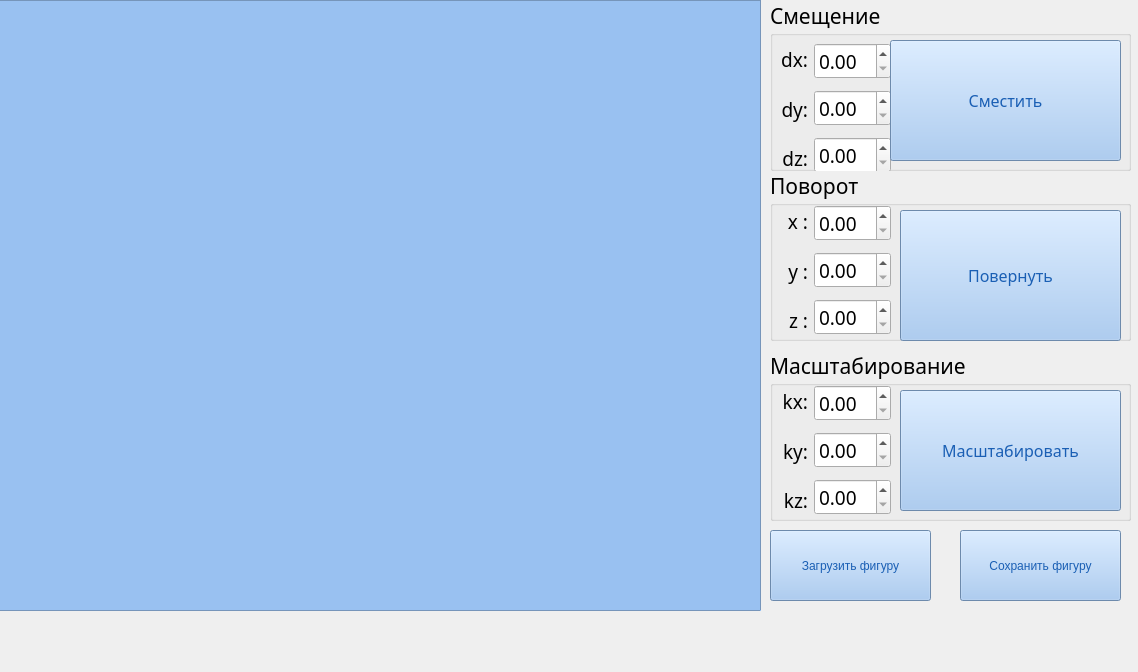
<?xml version="1.0" encoding="UTF-8"?>
<ui version="4.0">
 <class>MainWindow</class>
 <widget class="QMainWindow" name="MainWindow">
  <property name="geometry">
   <rect>
    <x>0</x>
    <y>0</y>
    <width>1138</width>
    <height>672</height>
   </rect>
  </property>
  <property name="windowTitle">
   <string>3D-Wiever (Беляк С.С ИУ7-42Б)</string>
  </property>
  <widget class="QWidget" name="centralwidget">
   <widget class="QGroupBox" name="groupBox_spin">
    <property name="geometry">
     <rect>
      <x>770</x>
      <y>170</y>
      <width>361</width>
      <height>171</height>
     </rect>
    </property>
    <property name="font">
     <font>
      <family>Suruma</family>
      <pointsize>16</pointsize>
     </font>
    </property>
    <property name="title">
     <string>Поворот</string>
    </property>
    <widget class="QWidget" name="layoutWidget">
     <property name="geometry">
      <rect>
       <x>-40</x>
       <y>30</y>
       <width>161</width>
       <height>142</height>
      </rect>
     </property>
     <layout class="QHBoxLayout" name="horizontalLayout">
      <item>
       <layout class="QVBoxLayout" name="verticalLayout_2">
        <item>
         <widget class="QLabel" name="label">
          <property name="font">
           <font>
            <family>Suruma</family>
            <pointsize>14</pointsize>
           </font>
          </property>
          <property name="text">
           <string>x :</string>
          </property>
          <property name="alignment">
           <set>Qt::AlignRight|Qt::AlignTrailing|Qt::AlignVCenter</set>
          </property>
         </widget>
        </item>
        <item>
         <widget class="QLabel" name="label_2">
          <property name="font">
           <font>
            <family>Suruma</family>
            <pointsize>14</pointsize>
           </font>
          </property>
          <property name="text">
           <string>y :</string>
          </property>
          <property name="alignment">
           <set>Qt::AlignRight|Qt::AlignTrailing|Qt::AlignVCenter</set>
          </property>
         </widget>
        </item>
        <item>
         <widget class="QLabel" name="label_3">
          <property name="font">
           <font>
            <family>Suruma</family>
            <pointsize>14</pointsize>
           </font>
          </property>
          <property name="text">
           <string>z :</string>
          </property>
          <property name="alignment">
           <set>Qt::AlignRight|Qt::AlignTrailing|Qt::AlignVCenter</set>
          </property>
         </widget>
        </item>
       </layout>
      </item>
      <item>
       <layout class="QVBoxLayout" name="verticalLayout">
        <item>
         <widget class="QDoubleSpinBox" name="doubleSpinBox_spin_x">
          <property name="font">
           <font>
            <family>Suruma</family>
            <pointsize>14</pointsize>
           </font>
          </property>
         </widget>
        </item>
        <item>
         <widget class="QDoubleSpinBox" name="doubleSpinBox_spin_y">
          <property name="font">
           <font>
            <family>Suruma</family>
            <pointsize>14</pointsize>
           </font>
          </property>
         </widget>
        </item>
        <item>
         <widget class="QDoubleSpinBox" name="doubleSpinBox_spin_z">
          <property name="font">
           <font>
            <family>Suruma</family>
            <pointsize>14</pointsize>
           </font>
          </property>
         </widget>
        </item>
       </layout>
      </item>
     </layout>
    </widget>
    <widget class="QPushButton" name="pushButton_spin">
     <property name="geometry">
      <rect>
       <x>130</x>
       <y>40</y>
       <width>221</width>
       <height>131</height>
      </rect>
     </property>
     <property name="font">
      <font>
       <family>Suruma</family>
       <pointsize>12</pointsize>
      </font>
     </property>
     <property name="styleSheet">
      <string notr="true">color: rgb(26, 95, 180);
background-color: rgb(153, 193, 241);</string>
     </property>
     <property name="text">
      <string>Повернуть</string>
     </property>
    </widget>
   </widget>
   <widget class="QGroupBox" name="groupBox_move">
    <property name="geometry">
     <rect>
      <x>770</x>
      <y>0</y>
      <width>361</width>
      <height>171</height>
     </rect>
    </property>
    <property name="font">
     <font>
      <family>Suruma</family>
      <pointsize>16</pointsize>
     </font>
    </property>
    <property name="styleSheet">
     <string notr="true">rgb153, 193, 241</string>
    </property>
    <property name="title">
     <string>Смещение</string>
    </property>
    <widget class="QWidget" name="layoutWidget">
     <property name="geometry">
      <rect>
       <x>-40</x>
       <y>38</y>
       <width>161</width>
       <height>142</height>
      </rect>
     </property>
     <layout class="QHBoxLayout" name="horizontalLayout_2">
      <item>
       <layout class="QVBoxLayout" name="verticalLayout_3">
        <item>
         <widget class="QLabel" name="label_4">
          <property name="font">
           <font>
            <family>Suruma</family>
            <pointsize>14</pointsize>
           </font>
          </property>
          <property name="text">
           <string>dx:</string>
          </property>
          <property name="alignment">
           <set>Qt::AlignRight|Qt::AlignTrailing|Qt::AlignVCenter</set>
          </property>
         </widget>
        </item>
        <item>
         <widget class="QLabel" name="label_5">
          <property name="font">
           <font>
            <family>Suruma</family>
            <pointsize>14</pointsize>
           </font>
          </property>
          <property name="text">
           <string>dy:</string>
          </property>
          <property name="alignment">
           <set>Qt::AlignRight|Qt::AlignTrailing|Qt::AlignVCenter</set>
          </property>
         </widget>
        </item>
        <item>
         <widget class="QLabel" name="label_6">
          <property name="font">
           <font>
            <family>Suruma</family>
            <pointsize>14</pointsize>
           </font>
          </property>
          <property name="text">
           <string>dz:</string>
          </property>
          <property name="alignment">
           <set>Qt::AlignRight|Qt::AlignTrailing|Qt::AlignVCenter</set>
          </property>
         </widget>
        </item>
       </layout>
      </item>
      <item>
       <layout class="QVBoxLayout" name="verticalLayout_4">
        <item>
         <widget class="QDoubleSpinBox" name="doubleSpinBox_move_x">
          <property name="font">
           <font>
            <family>Suruma</family>
            <pointsize>14</pointsize>
           </font>
          </property>
         </widget>
        </item>
        <item>
         <widget class="QDoubleSpinBox" name="doubleSpinBox_move_y">
          <property name="font">
           <font>
            <family>Suruma</family>
            <pointsize>14</pointsize>
           </font>
          </property>
         </widget>
        </item>
        <item>
         <widget class="QDoubleSpinBox" name="doubleSpinBox_move_z">
          <property name="font">
           <font>
            <family>Suruma</family>
            <pointsize>14</pointsize>
           </font>
          </property>
         </widget>
        </item>
       </layout>
      </item>
     </layout>
    </widget>
    <widget class="QPushButton" name="pushButton_move">
     <property name="geometry">
      <rect>
       <x>120</x>
       <y>40</y>
       <width>231</width>
       <height>121</height>
      </rect>
     </property>
     <property name="font">
      <font>
       <family>Suruma</family>
       <pointsize>12</pointsize>
      </font>
     </property>
     <property name="styleSheet">
      <string notr="true">color: rgb(26, 95, 180);
background-color: rgb(153, 193, 241);</string>
     </property>
     <property name="text">
      <string>Сместить</string>
     </property>
    </widget>
   </widget>
   <widget class="QGroupBox" name="groupBox_scale">
    <property name="geometry">
     <rect>
      <x>770</x>
      <y>350</y>
      <width>361</width>
      <height>171</height>
     </rect>
    </property>
    <property name="font">
     <font>
      <family>Suruma</family>
      <pointsize>16</pointsize>
     </font>
    </property>
    <property name="title">
     <string>Масштабирование</string>
    </property>
    <widget class="QWidget" name="layoutWidget_2">
     <property name="geometry">
      <rect>
       <x>-40</x>
       <y>30</y>
       <width>161</width>
       <height>142</height>
      </rect>
     </property>
     <layout class="QHBoxLayout" name="horizontalLayout_3">
      <item>
       <layout class="QVBoxLayout" name="verticalLayout_5">
        <item>
         <widget class="QLabel" name="label_7">
          <property name="font">
           <font>
            <family>Suruma</family>
            <pointsize>14</pointsize>
           </font>
          </property>
          <property name="text">
           <string>kx:</string>
          </property>
          <property name="alignment">
           <set>Qt::AlignRight|Qt::AlignTrailing|Qt::AlignVCenter</set>
          </property>
         </widget>
        </item>
        <item>
         <widget class="QLabel" name="label_8">
          <property name="font">
           <font>
            <family>Suruma</family>
            <pointsize>14</pointsize>
           </font>
          </property>
          <property name="text">
           <string>ky:</string>
          </property>
          <property name="alignment">
           <set>Qt::AlignRight|Qt::AlignTrailing|Qt::AlignVCenter</set>
          </property>
         </widget>
        </item>
        <item>
         <widget class="QLabel" name="label_9">
          <property name="font">
           <font>
            <family>Suruma</family>
            <pointsize>14</pointsize>
           </font>
          </property>
          <property name="text">
           <string>kz:</string>
          </property>
          <property name="alignment">
           <set>Qt::AlignRight|Qt::AlignTrailing|Qt::AlignVCenter</set>
          </property>
         </widget>
        </item>
       </layout>
      </item>
      <item>
       <layout class="QVBoxLayout" name="verticalLayout_6">
        <item>
         <widget class="QDoubleSpinBox" name="doubleSpinBox_scale_x">
          <property name="font">
           <font>
            <family>Suruma</family>
            <pointsize>14</pointsize>
           </font>
          </property>
         </widget>
        </item>
        <item>
         <widget class="QDoubleSpinBox" name="doubleSpinBox_scale_y">
          <property name="font">
           <font>
            <family>Suruma</family>
            <pointsize>14</pointsize>
           </font>
          </property>
         </widget>
        </item>
        <item>
         <widget class="QDoubleSpinBox" name="doubleSpinBox_scale_z">
          <property name="font">
           <font>
            <family>Suruma</family>
            <pointsize>14</pointsize>
           </font>
          </property>
         </widget>
        </item>
       </layout>
      </item>
     </layout>
    </widget>
    <widget class="QPushButton" name="pushButton_scale">
     <property name="geometry">
      <rect>
       <x>130</x>
       <y>40</y>
       <width>221</width>
       <height>121</height>
      </rect>
     </property>
     <property name="font">
      <font>
       <family>Suruma</family>
       <pointsize>12</pointsize>
      </font>
     </property>
     <property name="styleSheet">
      <string notr="true">color: rgb(26, 95, 180);
background-color: rgb(153, 193, 241);</string>
     </property>
     <property name="text">
      <string>Масштабировать</string>
     </property>
    </widget>
   </widget>
   <widget class="QPushButton" name="pushButton_load">
    <property name="geometry">
     <rect>
      <x>770</x>
      <y>530</y>
      <width>161</width>
      <height>71</height>
     </rect>
    </property>
    <property name="styleSheet">
     <string notr="true">color: rgb(26, 95, 180);
background-color: rgb(153, 193, 241);</string>
    </property>
    <property name="text">
     <string>Загрузить фигуру</string>
    </property>
   </widget>
   <widget class="QGraphicsView" name="graphicsView">
    <property name="geometry">
     <rect>
      <x>-20</x>
      <y>0</y>
      <width>781</width>
      <height>611</height>
     </rect>
    </property>
    <property name="styleSheet">
     <string notr="true">background-color: rgb(153, 193, 241);</string>
    </property>
   </widget>
   <widget class="QPushButton" name="pushButton_save">
    <property name="geometry">
     <rect>
      <x>960</x>
      <y>530</y>
      <width>161</width>
      <height>71</height>
     </rect>
    </property>
    <property name="styleSheet">
     <string notr="true">color: rgb(26, 95, 180);
background-color: rgb(153, 193, 241);</string>
    </property>
    <property name="text">
     <string>Cохранить фигуру</string>
    </property>
   </widget>
  </widget>
  <widget class="QMenuBar" name="menubar">
   <property name="geometry">
    <rect>
     <x>0</x>
     <y>0</y>
     <width>1138</width>
     <height>22</height>
    </rect>
   </property>
  </widget>
 </widget>
 <resources/>
 <connections/>
</ui>
